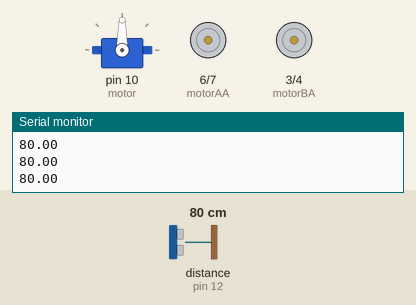
Bench run of a sketch on a simulated Arduino Uno, built with avr-gcc and run on an emulated ATmega328P. Shown: servo, motor-driver pin pairs drawn as motors (green arrow = first pin HIGH = forward, orange = second pin HIGH = backward, longer = more drive, scaled by the enable pin), the last lines printed to the serial monitor. The test bench sets the inputs (shaded band); at power-on: distance to the obstacle (sensor on pin 12) 80 cm.

Above: at 1.8 s.
1.9 s: distance to the obstacle (sensor on pin 12) set to 12 cm
5.0 s: distance to the obstacle (sensor on pin 12) set to 9 cm
At 6.3 s:
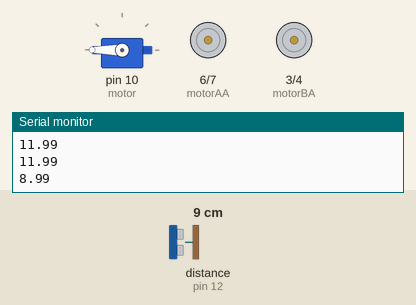
8.1 s: distance to the obstacle (sensor on pin 12) set to 18 cm
11.0 s: distance to the obstacle (sensor on pin 12) set to 2 cm
At 12.5 s:
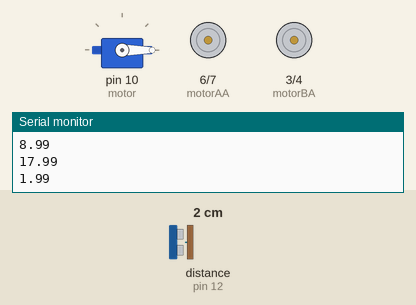
14.1 s: distance to the obstacle (sensor on pin 12) set to 35 cm
At 16.03 s:
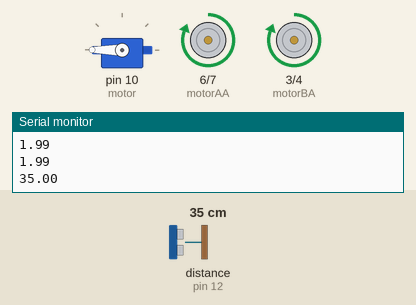
17.2 s: distance to the obstacle (sensor on pin 12) set to 4 cm
At 20.34 s:
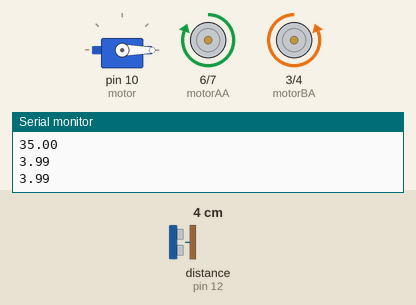
Timing chart, 0 to 21.3 s (numbered marks = the images above; inputs shaded):
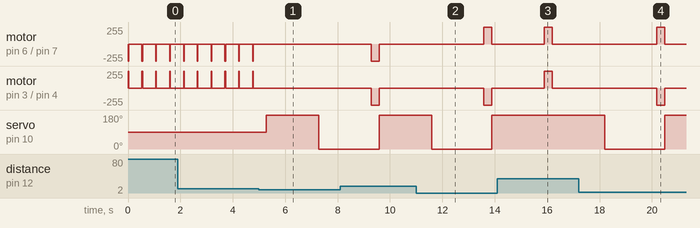

Measured:
- the behaviour switches between 11 and 10 cm on distance to the obstacle (sensor on pin 12) (found by bisection; images 0 and 1)
- after the input at 5.0 s, motor on pin 6 (motorAA) / pin 7 (motorAB), motor on pin 3 (motorBA) / pin 4 (motorBB): stops changing and stays stopped; servo on pin 10 (motor): 90° → 180° after 0.28 s, → 0° 2.0 s later
- after the input at 11.0 s, servo on pin 10 (motor): 180° → 0° after 0.59 s, → 180° 2.3 s later
- after the input at 14.1 s, motor on pin 6 (motorAA) / pin 7 (motorAB), motor on pin 3 (motorBA) / pin 4 (motorBB): stopped → forward 255/255 after 1.8 s, → stopped 0.30 s later; servo on pin 10 (motor): stays 180° (without the input it goes to 0° after 1.8 s)
- after the input at 17.2 s, servo on pin 10 (motor): 180° → 0° after 0.99 s, → 180° 2.3 s later
- by itself, motor on pin 6 (motorAA) / pin 7 (motorAB): alternates backward 255/255 for 0.03 s and stopped for 0.50 s
- by itself, motor on pin 3 (motorBA) / pin 4 (motorBB): alternates forward 255/255 for 0.03 s and stopped for 0.50 s

The sketch:

carro-seguidor-de-linha-v1.ino
```cpp
#include <Servo.h>
#include "Ultrasonic.h"

const int motorAA = 6;
const int motorAB = 7;
const int EnableA = 8;
const int motorBA = 3;
const int motorBB = 4;
const int EnableB = 2;

int DelayFrente = 25;
int FrenteDireita;
int FrenteEsquerda;

Ultrasonic cabeca(11, 12);
Servo motor;
typedef enum {
  ESQUERDA, DIREITA
} lado;

typedef enum {
  ANDANDO, TOMAR_DECISAO
} estado;

typedef void (*Action)();

estado estadoAtual=ANDANDO;

Action actions[2];


void setup() {
  Serial.begin(9600);
  motor.attach(10);
  pinMode(motorAA, OUTPUT);
  pinMode(motorAB, OUTPUT);
  pinMode(EnableA, OUTPUT);
  pinMode(motorBA, OUTPUT);
  pinMode(motorBB, OUTPUT);
  pinMode(EnableB, OUTPUT);
  pinMode(EnableB, OUTPUT);
  analogWrite(EnableA, 128);
  analogWrite(EnableB, 128);
  motor.write(90);
  actions[0] = toDeBoa;
  actions[1] = decisao;

}

void loop() {

  actions[estadoAtual]();
//toDeBoa();
}
void toDeBoa() {
  moverFrente();
  delay(25);
  Stop();
  delay(500);
  if (distancia() <= 10) {
    estadoAtual = TOMAR_DECISAO;
  }
}
float distancia() {
  long microsec = cabeca.timing();
  float cmMsec = cabeca.convert(microsec, Ultrasonic::CM);
  Serial.println(cmMsec);
  return cmMsec;
}


boolean ladoLivre(int l) {
  motor.write(l == ESQUERDA ? 180 : 0);
  delay(2000);
  if (distancia() > 10) {
    return true;
  }
  return false;
}
void decisao() {
  Stop();
  if (ladoLivre(ESQUERDA) == true) {
    moverEsquerda();
    delay(300);
    Stop();
  } else if (ladoLivre(DIREITA) == true) {
    moverDireita();
    delay(300);
    Stop();
  } else {
    moverTras();
    delay(300);
    Stop();
  }
}
void Stop() {
  digitalWrite(motorAA, LOW);
  digitalWrite(motorAB, LOW);
  digitalWrite(motorBA, LOW);
  digitalWrite(motorBB, LOW);
}
void moverDireita() {
  digitalWrite(motorAA, LOW);
  digitalWrite(motorAB, HIGH);
  digitalWrite(motorBA, LOW);
  digitalWrite(motorBB, HIGH);
}
void moverEsquerda() {
  digitalWrite(motorAA, HIGH);
  digitalWrite(motorAB, LOW);
  digitalWrite(motorBB, LOW);
  digitalWrite(motorBA, HIGH);
}

void moverTras() {
  digitalWrite(motorAA, HIGH);
  digitalWrite(motorAB, LOW);
  digitalWrite(motorBA, LOW);
  digitalWrite(motorBB, HIGH);
}

void moverFrente() {
  digitalWrite(motorAA, LOW);
  digitalWrite(motorAB, HIGH);
  digitalWrite(motorBA, HIGH);
  digitalWrite(motorBB, LOW);


}
```
